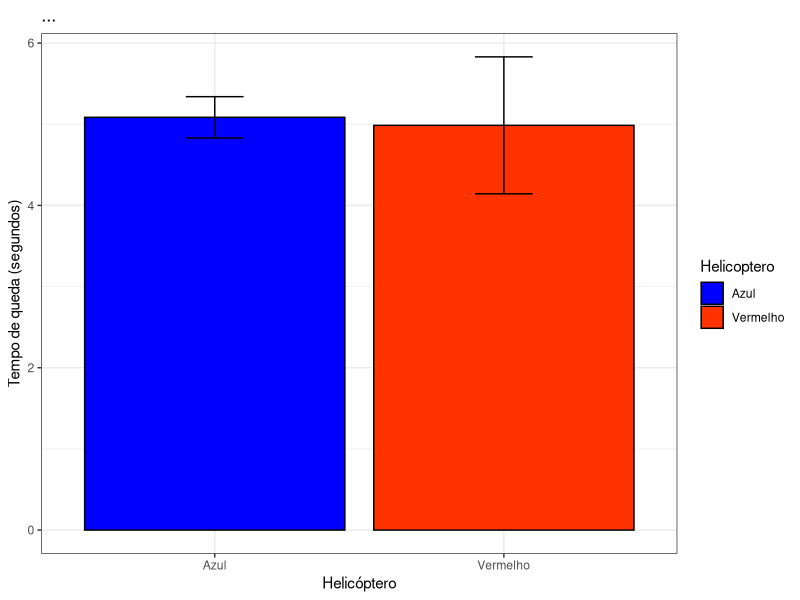
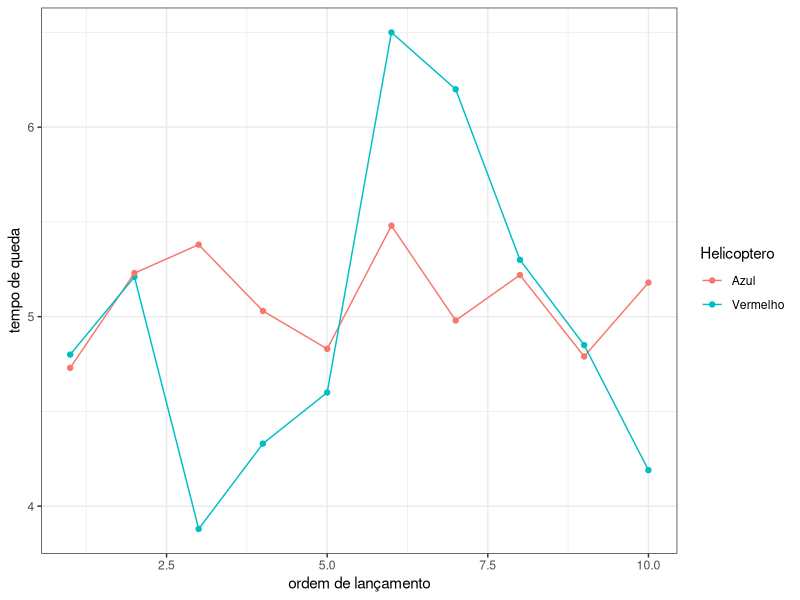

Source code (R) for these figures, in order: (Note: this script raises an error after producing the figures.)
## ---- chunk 1
knitr::opts_chunk$set(echo = TRUE)
## ---- chunk 2
library(tidyverse)
library(tidyr)
library(dplyr)
library(ggplot2)
library(readxl)
library(magrittr)
library(readr)
library(knitr)
## ---- chunk 3
exp1<- read_xlsx("helicopter.xlsx", sheet = "exp1")
str(exp1)
## ---- chunk 4
exp1 <- as.data.frame(exp1)
str(exp1)
## ---- chunk 5
head(exp1)
## ---- chunk 6
medidas.resumo <- exp1 %>% select(c(Helicoptero, Tmariana)) %>% group_by(Helicoptero) %>% summarise(Mediana = median(Tmariana), 
                                                                                                    Media = mean(Tmariana), 
                                                                                                    SD = sd(Tmariana),
                                                                                                    Min = min(Tmariana),
                                                                                                    Max= max(Tmariana),
                                                                                                    Coef.var = (SD/Media)*100)

kable(medidas.resumo, digits = 1, caption = "Tabela")
## ---- chunk 7
medidas.resumo %>% ggplot(aes(x=Helicoptero, y=Media, fill = Helicoptero)) + 
  geom_bar(stat="identity", color="black", position=position_dodge()) +
  geom_errorbar(aes(ymin=Media-SD, ymax=Media+SD), width=.2, position=position_dodge(.9), colour = "black")+
  labs(title="...", x="Helicóptero", y = "Tempo de queda (segundos)")+
  scale_fill_manual(values=c('#0000FF','#FF3300'))+
  theme_bw()
## ---- chunk 8
exp1$Ordem <- rep(1:10,2)
exp1 %>% ggplot(aes(x= Ordem, y = Tmariana, color = Helicoptero)) + geom_point()+
  geom_line()+
  labs(x = "ordem de lançamento", y = "tempo de queda")+
  theme_bw()
## ---- chunk 9
#Sim
## ---- chunk 10
vermelho.mariana <- exp1 %>% select(Helicoptero, Tmariana) %>% filter(Helicoptero == "Vermelho") 
shapiro.test(vermelho.mariana$Tmariana)
#nao rejeito HO

azul.mariana <- exp1 %>% select(Helicoptero, Tmariana) %>% filter(Helicoptero == "Azul") 
shapiro.test(azul.mariana$Tmariana)
#nao rejeito HO
## ---- chunk 11
library(car)
leveneTest(Tmariana ~ Helicoptero, exp1, center = mean)
#rejeito H0
## ---- chunk 12
t.test(vermelho.mariana$Tmariana, azul.mariana$Tmariana, alternative = "greater", var.equal = TRUE)
#não rejeito H0
## ---- chunk 13
exp2<- read_xlsx("helicopter.xlsx", sheet = "exp2")
str(exp2)
## ---- chunk 14
exp2 <- as.data.frame(exp2)
str(exp2)
## ---- chunk 15
head(exp2)
## ---- chunk 16
medidas.resumo2 <- exp2 %>% select(c(Helicoptero, Tmedio)) %>% group_by(Helicoptero) %>% summarise(Mediana = median(Tmedio), 
                                                                                                    Media = mean(Tmedio), 
                                                                                                    SD = sd(Tmedio),
                                                                                                    Min = min(Tmedio),
                                                                                                    Max= max(Tmedio),
                                                                                                    Coef.var = (SD/Media)*100)

kable(medidas.resumo2, digits = 1, caption = "Tabela")
## ---- chunk 17
medidas.resumo2 %>% ggplot(aes(x=Helicoptero, y=Media, fill = Helicoptero)) + 
  geom_bar(stat="identity", color="black", position=position_dodge()) +
  geom_errorbar(aes(ymin=Media-SD, ymax=Media+SD), width=.2, position=position_dodge(.9), colour = "black")+
  labs(title="...", x="Helicóptero", y = "Tempo médio de queda (segundos)")+
  scale_fill_manual(values=c('#0000FF','#FF3300'))+
  theme_bw()
## ---- chunk 18
#Sim
## ---- chunk 19
vermelho <- exp2 %>% select(Helicoptero, Tmedio) %>% filter(Helicoptero == "Vermelho")
shapiro.test(vermelho$Tmedio)
#nao rejeito HO

azul <- exp2 %>% select(Helicoptero, Tmedio) %>% filter(Helicoptero == "Azul") 
shapiro.test(azul$Tmedio)
#nao rejeito HO


## ---- chunk 20
library(car)
leveneTest(Tmedio ~ Helicoptero, exp2, center = mean)
#rejeito H0
## ---- chunk 21
t.test(x = vermelho$Tmedio, y= azul$Tmedio, alternative = "greater", var.equal = TRUE)
#não rejeito H0
